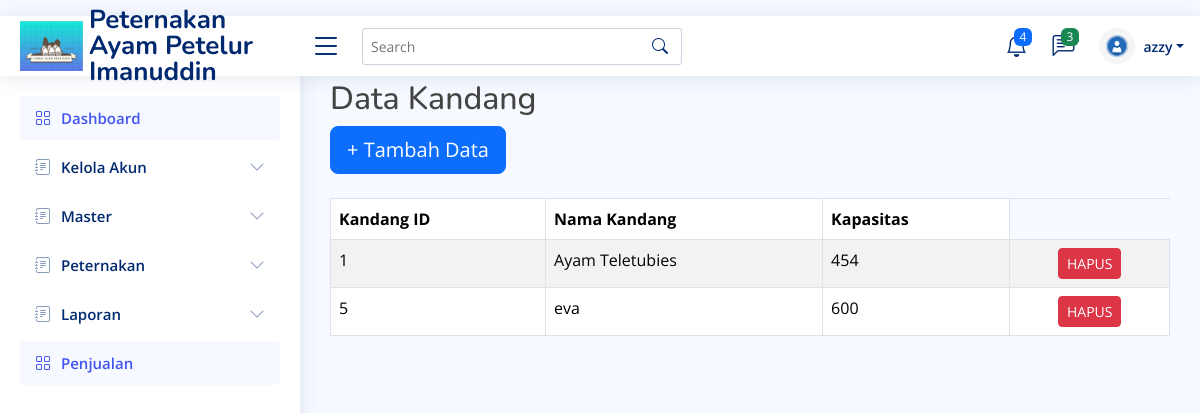
Screenshot of /data-kandang.php (signed in) with the database file from the repository.
### tables this page shows
CREATE TABLE `kandang` (
  `id_kandang` int NOT NULL,
  `nama_kandang` varchar(50) NOT NULL,
  `kapasitas` int NOT NULL
);

### data-kandang.php (the view, shortened to what this page needs)
<!DOCTYPE html>
<html lang="en">
<head>
  <link href="assets/vendor/bootstrap/css/bootstrap.min.css" rel="stylesheet">
  <link href="assets/vendor/bootstrap-icons/bootstrap-icons.css" rel="stylesheet">
  <link href="assets/vendor/boxicons/css/boxicons.min.css" rel="stylesheet">
  <link href="assets/vendor/quill/quill.snow.css" rel="stylesheet">
  <link href="assets/vendor/quill/quill.bubble.css" rel="stylesheet">
  <link href="assets/vendor/remixicon/remixicon.css" rel="stylesheet">
  <link href="assets/vendor/simple-datatables/style.css" rel="stylesheet">
  <link href="assets/css/style.css" rel="stylesheet">
</head>
<body>
<?php
 include ('header.php');
 include ('sidebar.php');
 ?>
    <main id="main" class="main">
    <div class="pagetitle">
        <h2>Data Kandang</h2>
        <button type="button" class="btn btn-primary btn-lg" onclick="window.location.href='tambah-data-kandang.php'">+ Tambah Data </button>
        <br>
        <br>
        <table class="table table-striped table-bordered">
            <thead>
                <tr>
                    <th>Kandang ID</th>
                    <th>Nama Kandang</th>
                    <th>Kapasitas</th>
                  </tr>
                </thead>
                <tbody>
                  <?php
                      include('koneksi.php');
                      $query = mysqli_query($conn,"SELECT * FROM kandang");
                      while($row = mysqli_fetch_array($query)){
                  ?>
                  <tr>
                      <td><?php echo $row['id_kandang'] ?></td>
                      <td><?php echo $row['nama_kandang'] ?></td>
                      <td><?php echo $row['kapasitas'] ?></td>
                      <td class="text-center">
                        <a href="hapus-kandang.php?id_kandang=<?php echo $row['id_kandang'] ?>" class="btn btn-sm btn-danger">HAPUS</a>
                      </td>
                  </tr>
                <?php } ?>
                </tbody>
            </table>
        </div>
        </main>
    </body>
    </html>

### assets/css/style.css (style rules this page uses)
:root { scroll-behavior: smooth; }
body { font-family: "Open Sans", sans-serif; background: #f6f9ff; color: #444444; }
a { color: #4154f1; text-decoration: none; }
h1, h2, h3, h4, h5, h6 { font-family: "Nunito", sans-serif; }
#main { margin-top: 60px; padding: 20px 30px; transition: all 0.3s; }
.pagetitle { margin-bottom: 10px; }
@media (min-width: 1200px) { #main, #footer { margin-left: 300px; } }

### rows the page displays
kandang: id_kandang "1", nama_kandang "Ayam Teletubies", kapasitas "454"
kandang: id_kandang "5", nama_kandang "eva", kapasitas "600"

### other values shown
$_SESSION['namalengkap'] "azzy"
